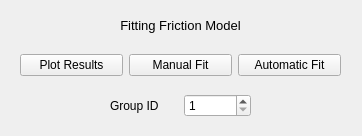
<?xml version="1.0" encoding="UTF-8"?>
<ui version="4.0">
 <class>FittingWidget</class>
 <widget class="QWidget" name="FittingWidget">
  <property name="geometry">
   <rect>
    <x>0</x>
    <y>0</y>
    <width>362</width>
    <height>136</height>
   </rect>
  </property>
  <property name="windowTitle">
   <string>Form</string>
  </property>
  <widget class="QWidget" name="gridLayoutWidget_3">
   <property name="geometry">
    <rect>
     <x>110</x>
     <y>90</y>
     <width>141</width>
     <height>31</height>
    </rect>
   </property>
   <layout class="QGridLayout" name="gridLayout_3">
    <item row="0" column="0">
     <widget class="QLabel" name="groupID_label">
      <property name="font">
       <font>
        <pointsize>9</pointsize>
       </font>
      </property>
      <property name="text">
       <string>Group ID</string>
      </property>
     </widget>
    </item>
    <item row="0" column="1">
     <widget class="QSpinBox" name="groupID_spinBox">
      <property name="font">
       <font>
        <pointsize>9</pointsize>
       </font>
      </property>
      <property name="inputMethodHints">
       <set>Qt::ImhDigitsOnly</set>
      </property>
      <property name="correctionMode">
       <enum>QAbstractSpinBox::CorrectToPreviousValue</enum>
      </property>
      <property name="minimum">
       <number>1</number>
      </property>
      <property name="value">
       <number>1</number>
      </property>
     </widget>
    </item>
   </layout>
  </widget>
  <widget class="QLabel" name="title">
   <property name="geometry">
    <rect>
     <x>70</x>
     <y>10</y>
     <width>221</width>
     <height>31</height>
    </rect>
   </property>
   <property name="sizePolicy">
    <sizepolicy hsizetype="Preferred" vsizetype="Preferred">
     <horstretch>0</horstretch>
     <verstretch>0</verstretch>
    </sizepolicy>
   </property>
   <property name="font">
    <font>
     <pointsize>10</pointsize>
    </font>
   </property>
   <property name="text">
    <string>Fitting Friction Model</string>
   </property>
   <property name="alignment">
    <set>Qt::AlignCenter</set>
   </property>
   <property name="wordWrap">
    <bool>true</bool>
   </property>
  </widget>
  <widget class="QWidget" name="horizontalLayoutWidget">
   <property name="geometry">
    <rect>
     <x>20</x>
     <y>50</y>
     <width>321</width>
     <height>31</height>
    </rect>
   </property>
   <layout class="QHBoxLayout" name="horizontalLayout">
    <item>
     <widget class="QPushButton" name="plotResults_btn">
      <property name="font">
       <font>
        <pointsize>9</pointsize>
       </font>
      </property>
      <property name="text">
       <string>Plot Results</string>
      </property>
     </widget>
    </item>
    <item>
     <widget class="QPushButton" name="manualFitting_btn">
      <property name="font">
       <font>
        <pointsize>9</pointsize>
       </font>
      </property>
      <property name="text">
       <string>Manual Fit</string>
      </property>
     </widget>
    </item>
    <item>
     <widget class="QPushButton" name="automaticFitting_btn">
      <property name="font">
       <font>
        <pointsize>9</pointsize>
       </font>
      </property>
      <property name="text">
       <string>Automatic Fit</string>
      </property>
     </widget>
    </item>
   </layout>
  </widget>
 </widget>
 <resources/>
 <connections/>
</ui>
